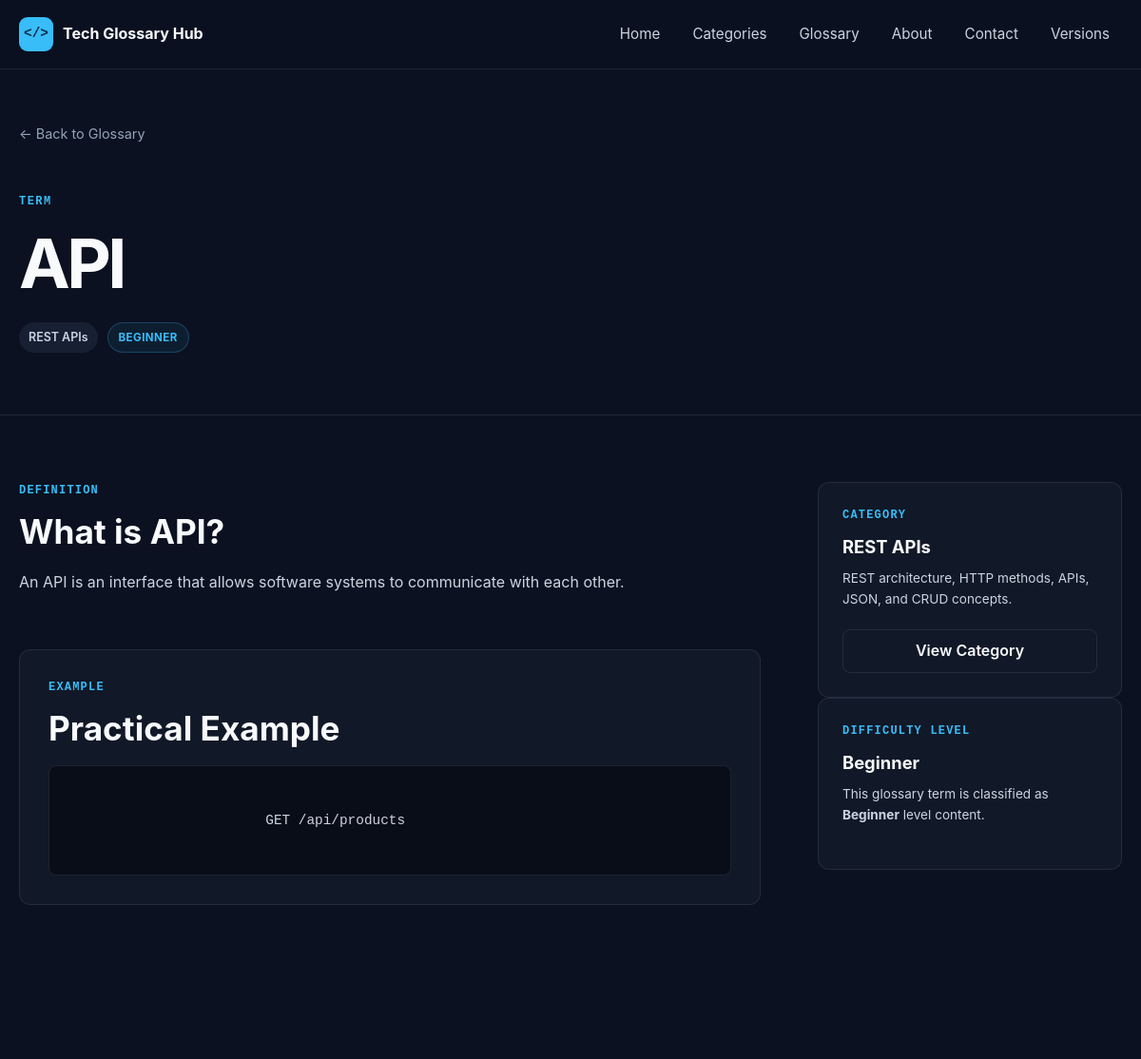
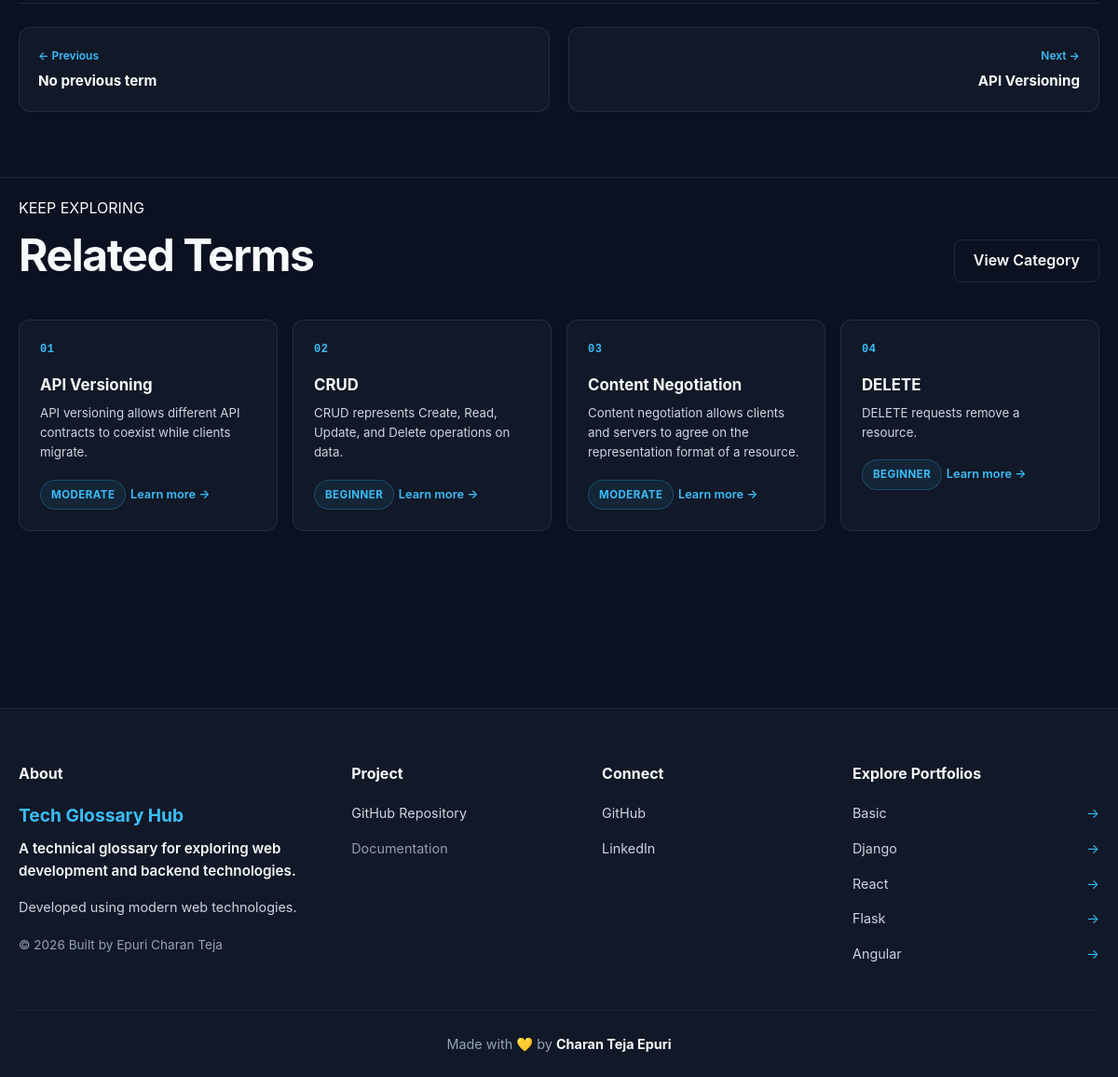
The app's page /term/api with its own data (2 pictures, top to bottom).
### app/models/glossary_term.py (models this page shows, shortened)
class GlossaryTerm(db.Model):
    __tablename__ = "glossary_terms"
    id = db.Column(
        db.Integer,
        primary_key=True
    )
    name = db.Column(
        db.String(150),
        nullable=False,
        unique=True
    )
    slug = db.Column(
        db.String(150),
        nullable=False,
        unique=True
    )
    definition = db.Column(
        db.Text,
        nullable=False
    )
    example = db.Column(
        db.Text,
        nullable=True
    )
    level = db.Column(
        db.String(20),
        nullable=False,
        default="Beginner"
    )
    category_id = db.Column(
        db.Integer,
        db.ForeignKey("categories.id"),
        nullable=False
    )
    created_at = db.Column(
        db.DateTime,
        default=lambda: datetime.now(timezone.utc)
    )
    category = db.relationship(
        "Category",
        back_populates="terms"
    )

### app/models/category.py (models this page shows, shortened)
class Category(db.Model):
    __tablename__ = "categories"
    id = db.Column(
        db.Integer,
        primary_key=True
    )
    name = db.Column(
        db.String(100),
        nullable=False,
        unique=True
    )
    slug = db.Column(
        db.String(100),
        nullable=False,
        unique=True
    )
    description = db.Column(
        db.Text,
        nullable=True
    )
    created_at = db.Column(
        db.DateTime,
        default=lambda: datetime.now(timezone.utc)
    )
    terms = db.relationship(
        "GlossaryTerm",
        back_populates="category",
        cascade="all, delete-orphan"
    )

### app/routes/main.py (the view)
@main_bp.route("/term/<slug>")
def term_detail(slug):
    term = GlossaryTerm.query.filter_by(
        slug=slug
    ).first_or_404()
    category_terms = GlossaryTerm.query.filter_by(
        category_id=term.category_id
    ).order_by(
        GlossaryTerm.name.asc()
    ).all()
    current_index = next(
        (
            index
            for index, item in enumerate(
                category_terms
            )
            if item.id == term.id
        ),
        None
    )
    previous_term = None
    next_term = None
    if current_index is not None:
        if current_index > 0:
            previous_term = category_terms[
                current_index - 1
            ]
        if current_index < len(category_terms) - 1:
            next_term = category_terms[
                current_index + 1
            ]
    related_terms = GlossaryTerm.query.filter(
        GlossaryTerm.category_id == term.category_id,
        GlossaryTerm.id != term.id
    ).order_by(
        GlossaryTerm.name.asc()
    ).limit(4).all()
    return render_template(
        "term_detail.html",
        term=term,
        related_terms=related_terms,
        previous_term=previous_term,
        next_term=next_term
    )

### app/templates/term_detail.html (shortened to what this page needs)
{% extends "base.html" %}
{% block content %}
<section class="term-detail-header">
    <div class="container">
        <a
            href="{{ url_for('main.glossary') }}"
            class="back-link"
            aria-label="Back to glossary"
        >
            ← Back to Glossary
        </a>
        <div class="term-heading">
            <span class="term-detail-index">
                TERM
            </span>
            <h1>
                {{ term.name }}
            </h1>
            <div class="term-detail-meta">
                <a
                    href="{{ url_for(
                        'main.category_detail',
                        slug=term.category.slug
                    ) }}"
                    class="term-detail-category"
                >
                    {{ term.category.name }}
                </a>
                <span
                    class="term-detail-level"
                    aria-label="Difficulty level: {{ term.level }}"
                >
                    {{ term.level }}
                </span>
            </div>
        </div>
    </div>
</section>
<section class="term-detail-section">
    <div class="container">
        <div class="term-detail-layout">
            <article class="term-content">
                <div class="content-block">
                    <span class="content-label">
                        DEFINITION
                    </span>
                    <h2>
                        What is {{ term.name }}?
                    </h2>
                    <p>
                        {{ term.definition }}
                    </p>
                </div>
                {% if term.example %}
                <div class="content-block example-block">
                    <span class="content-label">
                        EXAMPLE
                    </span>
                    <h2>
                        Practical Example
                    </h2>
                    <div class="example-content">
                        {{ term.example }}
                    </div>
                </div>
                {% endif %}
            </article>
            <aside
                class="term-sidebar"
                aria-label="Term information"
            >
                <div class="sidebar-card">
                    <span class="content-label">
                        CATEGORY
                    </span>
                    <h3>
                        {{ term.category.name }}
                    </h3>
                    {% if term.category.description %}
                    <p>
                        {{ term.category.description }}
                    </p>
                    {% endif %}
                    <a
                        href="{{ url_for(
                            'main.category_detail',
                            slug=term.category.slug
                        ) }}"
                        class="btn btn-secondary"
                    >
                        View Category
                    </a>
                </div>
                <div class="sidebar-card">
                    <span class="content-label">
                        DIFFICULTY LEVEL
                    </span>
                    <h3>
                        {{ term.level }}
                    </h3>
                    <p>
                        This glossary term is classified as
                        <strong>{{ term.level }}</strong>
                        level content.
                    </p>
                </div>
            </aside>
        </div>
    </div>
</section>
<section class="term-navigation-section">
    <div class="container">
        <nav
            class="term-navigation"
            aria-label="Term navigation"
        >
            <div class="term-navigation-item">
                {% if previous_term %}
                <a
                    href="{{ url_for(
                        'main.term_detail',
                        slug=previous_term.slug
                    ) }}"
                    class="term-nav-link"
                    aria-label="Previous term: {{ previous_term.name }}"
                >
                    <span class="term-nav-direction">
                        ← Previous
                    </span>
                    <strong>
                        {{ previous_term.name }}
                    </strong>
                </a>
                {% else %}
                <span
                    class="term-nav-link disabled"
                    aria-disabled="true"
                >
                    <span class="term-nav-direction">
                        ← Previous
                    </span>
                    <strong>
                        No previous term
                    </strong>
                </span>
                {% endif %}
            </div>
            <div class="term-navigation-item">
                {% if next_term %}
                <a
                    href="{{ url_for(
                        'main.term_detail',
                        slug=next_term.slug
                    ) }}"
                    class="term-nav-link term-nav-next"
                    aria-label="Next term: {{ next_term.name }}"
                >
                    <span class="term-nav-direction">
                        Next →
                    </span>
                    <strong>
                        {{ next_term.name }}
                    </strong>
                </a>
                {% endif %}
            </div>
        </nav>
    </div>
</section>
{% if related_terms %}
<section class="related-terms-section">
    <div class="container">
        <div class="section-heading">
            <div>
                <span class="eyebrow">
                    KEEP EXPLORING
                </span>
                <h2>
                    Related Terms
                </h2>
            </div>
            <a
                href="{{ url_for(
                    'main.category_detail',
                    slug=term.category.slug
                ) }}"
                class="btn btn-secondary"
            >
                View Category
            </a>
        </div>
        <div class="related-terms-grid">
            {% for related_term in related_terms %}
            <a
                href="{{ url_for(
                    'main.term_detail',
                    slug=related_term.slug
                ) }}"
                class="related-term-card"
                aria-label="Learn more about {{ related_term.name }}"
            >
                <span class="term-index">
                    {{ "%02d" | format(loop.index) }}
                </span>
                <h3>
                    {{ related_term.name }}
                </h3>
                <p>
                    {{ related_term.definition }}
                </p>
                <span class="term-level">
                    {{ related_term.level }}
                </span>
                <span class="read-more">
                    Learn more →
                </span>
            </a>
            {% endfor %}
        </div>
    </div>
</section>
{% endif %}
{% endblock %}

### app/static/css/components.css (style rules this page uses)
.term-level, .term-detail-level { display: inline-flex; align-items: center; justify-content: center; padding: 6px 11px; border: 1px solid rgba(56, 189, 248, 0.25); border-radius: 999px; background: rgba(56, 189, 248, 0.08); color: var(--primary); font-size: 0.72rem; font-weight: 700; letter-spacing: 0.04em; text-transform: uppercase; white-space: nowrap; }
.term-detail-meta { display: flex; align-items: center; flex-wrap: wrap; gap: 10px; margin-top: 14px; }
.term-detail-category { display: inline-flex; align-items: center; padding: 6px 10px; border-radius: 999px; background: var(--surface-light); color: var(--text-secondary); font-size: 0.78rem; font-weight: 600; }
.term-index { display: inline-flex; align-items: center; color: var(--primary); font-family: monospace; font-size: 0.75rem; font-weight: 700; letter-spacing: 0.04em; }

### records on screen
GlossaryTerm: name "API", level "BEGINNER", definition "An API is an interface that allows software systems to communicate with each other.", example "GET /api/products", level "Beginner"
Category: category.name "REST APIs", category.description "REST architecture, HTTP methods, APIs, JSON, and CRUD concepts."
GlossaryTerm: name "API Versioning", index "01", definition "API versioning allows different API contracts to coexist while clients migrate.", level "MODERATE"
GlossaryTerm: index "02", name "CRUD", definition "CRUD represents Create, Read, Update, and Delete operations on data.", level "BEGINNER"
GlossaryTerm: index "03", name "Content Negotiation", definition "Content negotiation allows clients and servers to agree on the representation format of a resource.", level "MODERATE"
GlossaryTerm: index "04", name "DELETE", definition "DELETE requests remove a resource.", level "BEGINNER"
